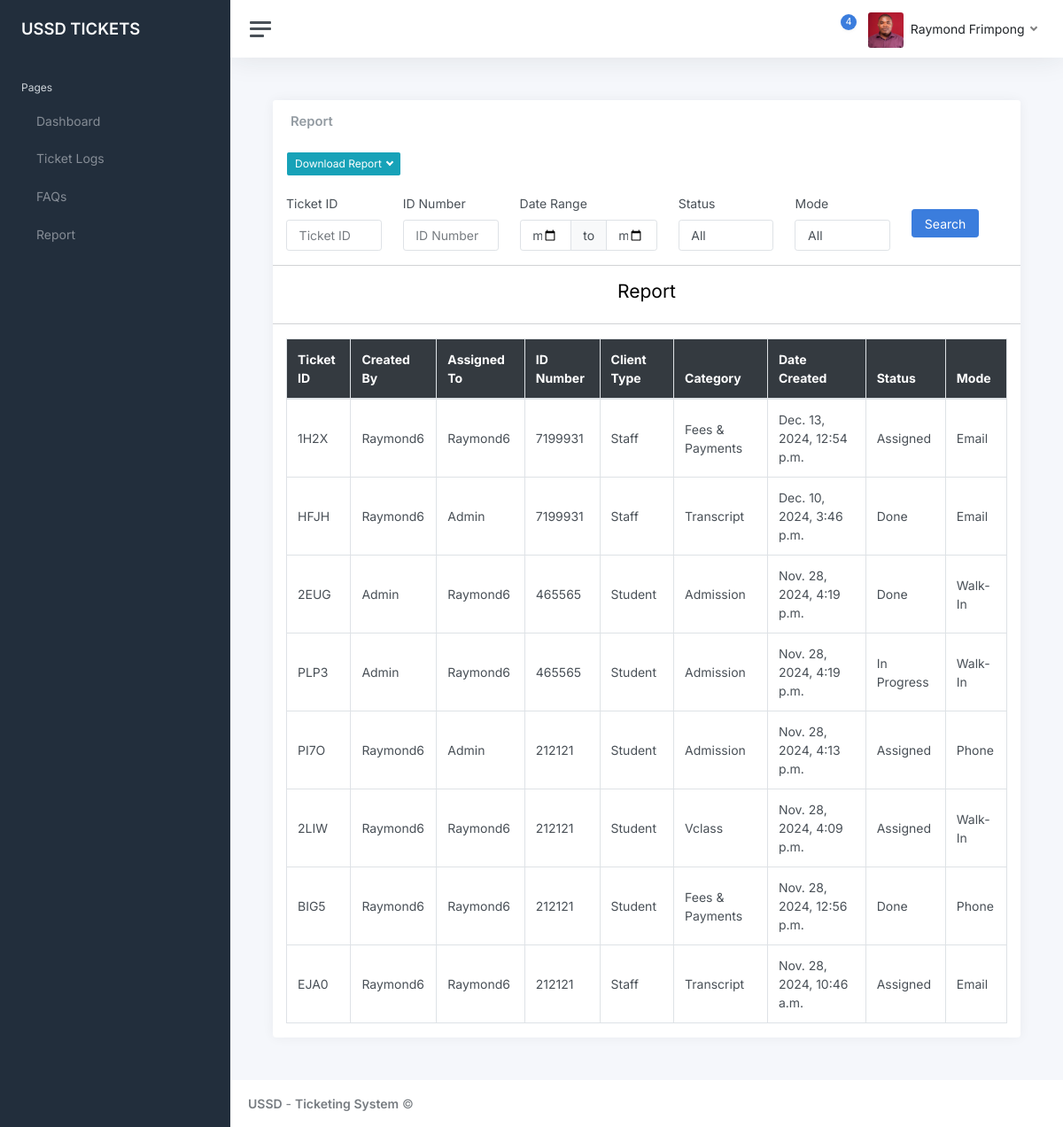
The page /report (signed in) on the database as committed earlier.
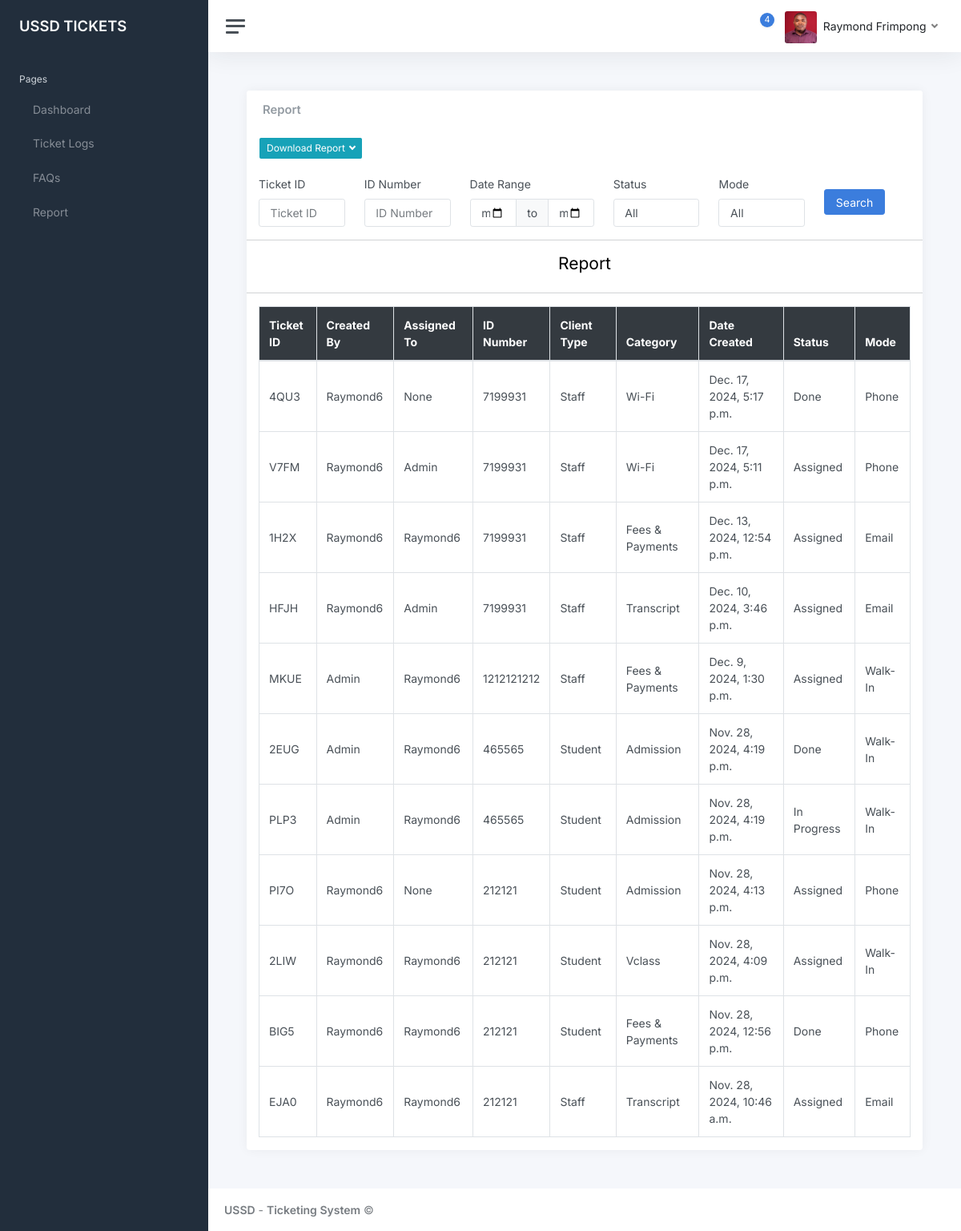
The same page on the database as committed later.
### ticksys/models.py (models this page shows, shortened)
class Ticket(models.Model):
    TICKET_STATUS = [
        ('Assigned', 'Assigned'),
        ('In Progress', 'In Progress'),
        ('Done', 'Done'),
    ]
    CLIENT_TYPE = [
        ('Staff', 'Staff'),
        ('Student', 'Student'),
        ('Other', 'Other')
    ]
    MODE_CHOICES = [
        ('Walk-In', 'Walk-In'),
        ('Phone', 'Phone'),
        ('Email', 'Email'),
        ('Other', 'Other')
    ]
    CATEGORY = [
        ('Credentials', 'Credentials'),
        ('Fees & Payments', 'Fees & Payments'),
        ('VClass', 'VClass'),
        ('Transcript', 'Transcript'),
        ('Admission', 'Admission'),
        ('Wi-Fi', 'Wi-Fi'),
        ('Other', 'Other')
    ]
    user = models.ForeignKey(User, models.CASCADE, null=True)
    ticket_number = models.CharField(max_length=4, default=generate_ticket_number, unique=True, editable=False)
    id_number = models.CharField(max_length=20, unique=False)
    description = models.TextField()
    status = models.CharField(max_length=25, choices=TICKET_STATUS, default='In Progress')
    category = models.CharField(max_length=100, choices=CATEGORY)
    client_type = models.CharField(max_length=20, choices=CLIENT_TYPE, default='Student')
    created_at = models.DateTimeField(auto_now_add=True)
    updated_at = models.DateTimeField(auto_now=True)
    mode = models.CharField(max_length=20, choices=MODE_CHOICES, default='Walk-In')
    assigned_to = models.CharField(max_length=30, null=True)
    created_by = models.CharField(max_length=30, null=True)

### ticksys/views.py (the view)
# urls.py: path('report', user_views.report, name='report'),
def report(request):
    user = request.user
    if request.user.is_superuser:
        tickets = Ticket.objects.annotate(
            month_year=TruncMonth('created_at')
        ).values('month_year').annotate(
            count=Count('id')
        ).order_by('-month_year')
    else:
        tickets = Ticket.objects.filter(Q(user=user) | Q(assigned_to=user.username)).annotate(
            month_year=TruncMonth('created_at')
        ).values('month_year').annotate(
            count=Count('id')
        ).order_by('-month_year')
    status_options = Ticket.objects.values_list('status', flat=True).distinct()
    available_months = [(ticket['month_year'].strftime('%B %Y'), ticket['month_year'].strftime('%Y-%m-01'), ticket['month_year'].strftime('%Y-%m-31')) for ticket in tickets]
    mode_options = Ticket.objects.values_list('mode', flat=True).distinct()
    tl = Ticket.objects.order_by('-id')
    tickets1 = Ticket.objects.all()
    tickets2 = Ticket.objects.filter(Q(user=user) | Q(assigned_to=user.username)).order_by('-id')
    user_set = set()
    assigned_to_set = set()
    for ticket in tickets1:
        if ticket.user:
            user_set.add(ticket.user)
        if ticket.assigned_to:
            assigned_to_set.add(ticket.assigned_to)
    ticket_id = request.GET.get('id')
    ticket_number = request.GET.get('ticket_number')
    created_by = request.GET.get('created_by')
    id_number = request.GET.get('id_number')
    status = request.GET.get('status')
    mode = request.GET.get('mode')
    date_from = request.GET.get('date_from')
    date_to = request.GET.get('date_to')
    assigned_to = request.GET.get('assigned_to')
    request.session['id'] = ticket_id
    request.session['ticket_number'] = ticket_number
    request.session['created_by'] = created_by
    request.session['id_number'] = id_number
    request.session['date_from'] = date_from
    request.session['date_to'] = date_to
    request.session['status'] = status
    request.session['mode'] = mode
    request.session['assigned_to'] = assigned_to
    if request.user.is_superuser:
        tl = tl.filter(
            Q(created_at__range=[date_from, date_to]) if date_from and date_to else Q()
        )
        if is_valid_queryparam(ticket_id):
            tl = tl.filter(id=ticket_id)
        if is_valid_queryparam(ticket_number):
            tl = tl.filter(ticket_number__icontains=ticket_number)
        if is_valid_queryparam(created_by):
            try:
                user = User.objects.get(username=created_by)  # Retrieve the user by username
                tl = tl.filter(Q(user=user))  # Filter by user object
            except User.DoesNotExist:
                tl = tl.none()
        if is_valid_queryparam(id_number):
            tl = tl.filter(id_number__icontains=id_number)
        if is_valid_queryparam(status):
            tl = tl.filter(status=status)
        if is_valid_queryparam(mode):
            tl = tl.filter(mode=mode)
        if is_valid_queryparam(assigned_to):
            tl = tl.filter(assigned_to__icontains=assigned_to)
        page = request.GET.get('page', 1)
        paginator = Paginator(tl, 30)
        try:
            tl = paginator.page(page)
        except PageNotAnInteger:
            tl = paginator.page(1)
        except EmptyPage:
            tl = paginator.page(paginator.num_pages)
    else:
        tickets2 = tickets2.filter(
        Q(created_at__range=[date_from, date_to]) if date_from and date_to else Q()
        )
        if is_valid_queryparam(ticket_id):
            tickets2 = tickets2.filter(id=ticket_id)
        if is_valid_queryparam(ticket_number):
            tickets2 = tickets2.filter(ticket_number__icontains=ticket_number)
        if is_valid_queryparam(created_by):
            try:
                user = User.objects.get(username=created_by)  # Retrieve the user by username
                tickets2 = tickets2.filter(Q(user=user))  # Filter by user object
            except User.DoesNotExist:
                tickets2 = tickets2.none()
        if is_valid_queryparam(id_number):
            tickets2 = tickets2.filter(id_number__icontains=id_number)
        if is_valid_queryparam(status):
            tickets2 = tickets2.filter(status=status)
        if is_valid_queryparam(mode):
            tickets2 = tickets2.filter(mode=mode)
        if is_valid_queryparam(assigned_to):
            tickets2 = tickets2.filter(assigned_to__icontains=assigned_to)
        page = request.GET.get('page', 1)
        paginator = Paginator(tickets2, 30)
        try:
            tickets2 = paginator.page(page)
        except PageNotAnInteger:
            tickets2 = paginator.page(1)
        except EmptyPage:
            tickets2 = paginator.page(paginator.num_pages)
    context = {
        'tickets1' : tickets,
        'tickets2' : tickets2,
        'ticket_list': tl,
        'ticket_id' : ticket_id,
        'created_by': created_by,
        'assigned_to' : assigned_to,
        'ticket_number': ticket_number,
        'mode': mode,
        'date_from': date_from,
        'date_to': date_to,
        'status': status,
        'available_months': available_months,
        'user_options': user_set,
        'assigned_to_options': assigned_to_set,
        'status_options' : status_options,
        'mode_options' : mode_options
    }
    return render(request, 'report.html', context)

### ticksys/views.py (called while the page is built)
def is_valid_queryparam(param):
    return param != '' and param is not None

### templates/report.html (shortened to what the changed rows need)
{% extends 'index.html' %}
    {% block content %}
    <main class="content">
        <div class="container-fluid p-0">
            <div class="row">
                <div class="col-12 d-flex">
                    <div class="card flex-fill">
                        <br>
        {% if request.user.is_superuser  %}
        <div class="col-12">
            <div style="max-height: 70vh; overflow-y: auto;">
                <table class="table table-bordered">
                    <thead class="thead-dark">
                    <tr>
                        <th scope="col">Ticket ID</th>
                        <th scope="col">Created By</th>
                        <th scope="col">Assigned To</th>
                        <th scope="col">ID Number</th>
                        <th scope="col">Client Type</th>
                        <th scope="col">Category</th>
                        <th scope="col">Date Created</th>
                        <th scope="col">Status</th>
                        <th scope="col">Mode</th>
                    </tr>
                    </thead>
                    <tbody class="table-group-divider">
                        {% for ticket in ticket_list %}
                        <tr>
                            <td scope="col">{{ticket.ticket_number}}</td>
                            <td scope="col">{{ticket.user|title}}</td>
                            <td scope="col">{{ticket.assigned_to|title}}</td>
                            <td scope="col">{{ticket.id_number}}</td>
                            <td scope="col">{{ticket.client_type|title}}</td>
                            <td scope="col">{{ticket.category|title}}</td>
                            <td scope="col">{{ticket.created_at}}</td>
                            <td scope="col" >{{ticket.status|title}}</td>
                            <td scope="col">{{ticket.mode|title}}</td>
                        </tr>
                        {% endfor %}
                    </tbody>
                </table>
            </div>
            </div>
        </div>
        {% else %}
        <div class="col-12">
            <div style="max-height: 70vh; overflow-y: auto;">
                <table class="table table-bordered">
                    <thead class="thead-dark">
                    <tr>
                        <th scope="col">Ticket ID</th>
                        <th scope="col">Created By</th>
                        <th scope="col">Assigned To</th>
                        <th scope="col">ID Number</th>
                        <th scope="col">Client Type</th>
                        <th scope="col">Category</th>
                        <th scope="col">Date Created</th>
                        <th scope="col">Status</th>
                        <th scope="col">Mode</th>
                    </tr>
                    </thead>
                    <tbody class="table-group-divider">
                        {% for ticket in tickets2 %}
                        <tr>
                            <td scope="col">{{ticket.ticket_number}}</td>
                            <td scope="col">{{ticket.user|title}}</td>
                            <td scope="col">{{ticket.assigned_to|title}}</td>
                            <td scope="col">{{ticket.id_number}}</td>
                            <td scope="col">{{ticket.client_type|title}}</td>
                            <td scope="col">{{ticket.category|title}}</td>
                            <td scope="col">{{ticket.created_at}}</td>
                            <td scope="col">{{ticket.status|title}}</td>
                            <td scope="col">{{ticket.mode|title}}</td>
                        </tr>
                        {% endfor %}
                    </tbody>
                </table>
            </div>
            </div>
        </div>
        {% endif %}
                    </div>
                </div>
            </div>
            </main>
    {% endblock %}

Rows that differ between the two databases and show on the page:
added Ticket: ticket_number "4QU3", user "Raymond6", assigned_to "None", id_number "7199931", client_type "Staff", category "Wi-Fi", created_at "Dec. 17, 2024, 5:17 p.m.", status "Done", mode "Phone"
added Ticket: ticket_number "V7FM", user "Raymond6", assigned_to "Admin", id_number "7199931", client_type "Staff", category "Wi-Fi", created_at "Dec. 17, 2024, 5:11 p.m.", status "Assigned", mode "Phone"
changed Ticket "HFJH": status "Done" → "Assigned"
now on this page (row edited): Ticket: ticket_number "MKUE", user "Admin", assigned_to "Raymond6", id_number "1212121212", client_type "Staff", category "Fees & Payments", created_at "Dec. 9, 2024, 1:30 p.m.", status "Assigned", mode "Walk-In"
changed Ticket "PI7O": assigned_to "Admin" → "None"
